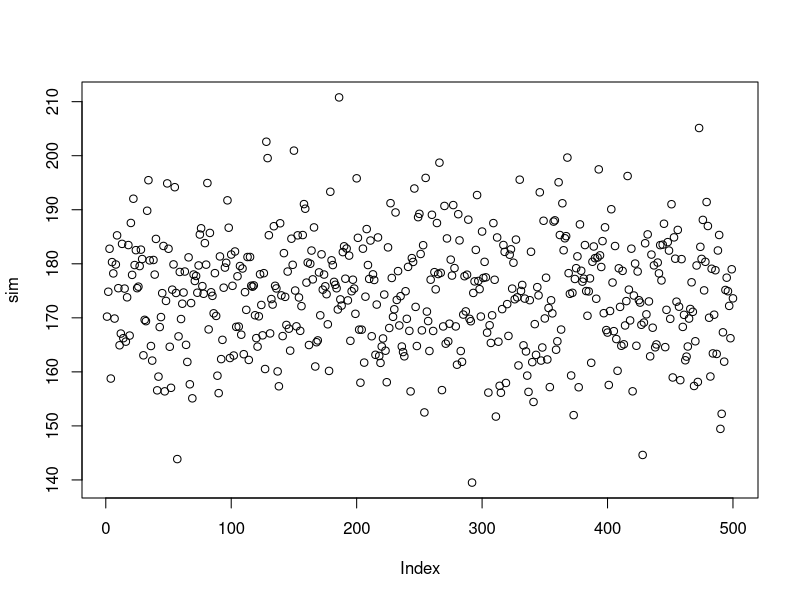

This figure's R source:
#ex 1

#1
pnorm(170,175,10)
1-pnorm(190,175,10)

#2
pnorm(190,175,10)-pnorm(170,175,10)

#3
qnorm(0.99,175,10)

#4
sim <- rnorm(500,175,10)
plot(sim)
max(sim)

#5
quantile(sim,0.5)
